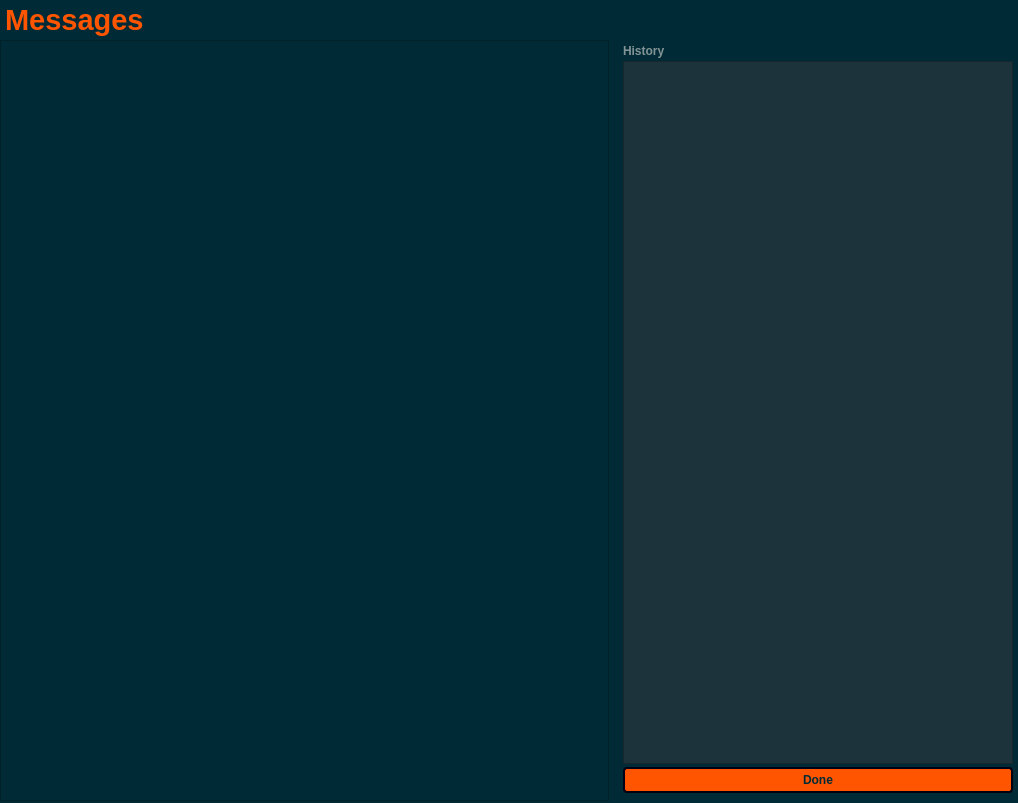
<?xml version="1.0" encoding="UTF-8"?>
<ui version="4.0">
 <class>MessageDialog</class>
 <widget class="QDialog" name="MessageDialog">
  <property name="geometry">
   <rect>
    <x>0</x>
    <y>0</y>
    <width>1018</width>
    <height>803</height>
   </rect>
  </property>
  <property name="windowTitle">
   <string>Dialog</string>
  </property>
  <property name="windowIcon">
   <iconset resource="kres.qrc">
    <normaloff>:/icons/log.png</normaloff>:/icons/log.png</iconset>
  </property>
  <property name="styleSheet">
   <string notr="true">border-color: rgb(0, 0, 0);
background-color: rgb(0, 43, 54);
</string>
  </property>
  <widget class="QWidget" name="horizontalLayoutWidget">
   <property name="geometry">
    <rect>
     <x>0</x>
     <y>40</y>
     <width>1021</width>
     <height>761</height>
    </rect>
   </property>
   <layout class="QHBoxLayout" name="horizontalLayout" stretch="3,2">
    <item>
     <widget class="QTextEdit" name="console">
      <property name="styleSheet">
       <string notr="true">color: rgb(38, 255, 0);</string>
      </property>
      <property name="readOnly">
       <bool>false</bool>
      </property>
     </widget>
    </item>
    <item>
     <layout class="QVBoxLayout" name="verticalLayout_3" stretch="0,0,0">
      <property name="spacing">
       <number>3</number>
      </property>
      <property name="leftMargin">
       <number>8</number>
      </property>
      <property name="topMargin">
       <number>4</number>
      </property>
      <property name="rightMargin">
       <number>8</number>
      </property>
      <property name="bottomMargin">
       <number>8</number>
      </property>
      <item>
       <widget class="QLabel" name="messagesTitle">
        <property name="sizePolicy">
         <sizepolicy hsizetype="Preferred" vsizetype="Minimum">
          <horstretch>0</horstretch>
          <verstretch>0</verstretch>
         </sizepolicy>
        </property>
        <property name="styleSheet">
         <string notr="true">font: 75 11pt &quot;Noto Sans&quot;;
color: rgb(131, 148, 150);
font-weight: 700;</string>
        </property>
        <property name="text">
         <string>History</string>
        </property>
       </widget>
      </item>
      <item>
       <widget class="QTextEdit" name="messages">
        <property name="sizePolicy">
         <sizepolicy hsizetype="Minimum" vsizetype="MinimumExpanding">
          <horstretch>0</horstretch>
          <verstretch>0</verstretch>
         </sizepolicy>
        </property>
        <property name="toolTip">
         <string>Messages</string>
        </property>
        <property name="toolTipDuration">
         <number>1</number>
        </property>
        <property name="autoFillBackground">
         <bool>false</bool>
        </property>
        <property name="styleSheet">
         <string notr="true">font: 87 11pt &quot;Noto Sans&quot;;
background-color: #2f535f;
color: rgb(131, 148, 150);
font-weight: 700;
background-color: rgb(29, 51, 59);
color: rgb(223, 252, 255);</string>
        </property>
        <property name="lineWrapMode">
         <enum>QTextEdit::WidgetWidth</enum>
        </property>
        <property name="readOnly">
         <bool>true</bool>
        </property>
        <property name="placeholderText">
         <string notr="true"/>
        </property>
       </widget>
      </item>
      <item>
       <widget class="QPushButton" name="close">
        <property name="styleSheet">
         <string notr="true">background-color: rgb(255, 85, 0);
font: 87 11pt &quot;Noto Sans&quot;;
color: rgb(0, 43, 54);
font-weight: 700;
padding: 4px;
border-style: outset;
border-width: 2px;
border-radius: 4px;
border-color: #00000f;
min-width: 4em;
padding: 4px;</string>
        </property>
        <property name="text">
         <string>Done</string>
        </property>
       </widget>
      </item>
     </layout>
    </item>
   </layout>
  </widget>
  <widget class="QLabel" name="argDialogTitle">
   <property name="geometry">
    <rect>
     <x>5</x>
     <y>0</y>
     <width>1011</width>
     <height>40</height>
    </rect>
   </property>
   <property name="font">
    <font>
     <pointsize>22</pointsize>
     <weight>75</weight>
     <bold>true</bold>
    </font>
   </property>
   <property name="styleSheet">
    <string notr="true">color: rgb(170, 0, 255);
color:  rgb(255, 85, 0);
 qproperty-alignment: 'AlignHCenter';
</string>
   </property>
   <property name="text">
    <string>Messages</string>
   </property>
  </widget>
 </widget>
 <resources>
  <include location="kres.qrc"/>
 </resources>
 <connections/>
</ui>
